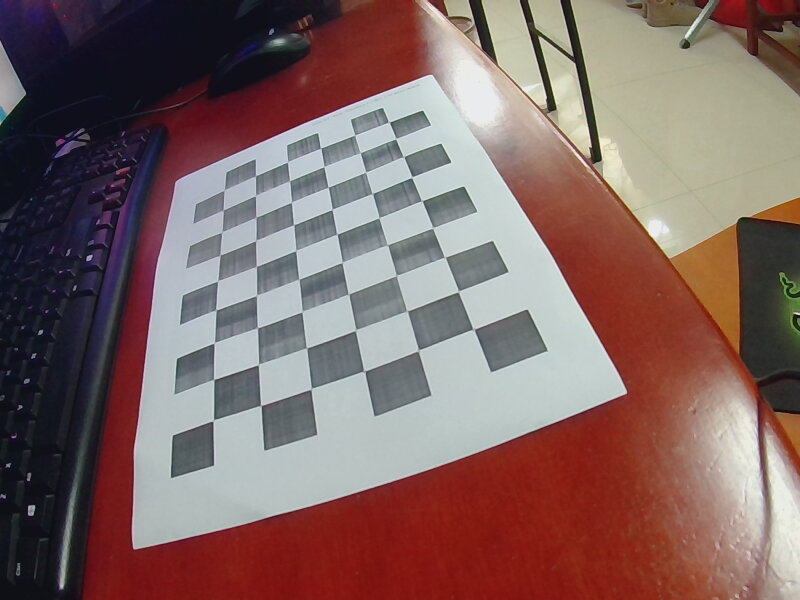
#> input picture single/calibration images/1.jpg, 800 x 600 px
$ python -i vp.py   (imports and definitions only)
#> lines starting #> are read from the running program, lines starting #| are printed output that depends on the picture
#> further down, picture is the input picture: shape (600, 800, 3); mean B, G, R 100.2, 103.1, 127.7
import cv2
import math
import numpy as np

# Threshold by which lines will be rejected wrt the horizontal
REJECT_DEGREE_TH = 4.0


def FilterLines(Lines):
    FinalLines = []

    for Line in Lines:
        [[x1, y1, x2, y2]] = Line

        # Calculating equation of the line: y = mx + c
        if x1 != x2:
            m = (y2 - y1) / (x2 - x1)
        else:
            m = 1000000
        c = y2 - m * x2
        # theta will contain values between -90 -> +90.
        theta = math.degrees(math.atan(m))

        # Rejecting lines of slope near to 0 degree or 90 degree and storing others
        if REJECT_DEGREE_TH <= abs(theta) <= (90 - REJECT_DEGREE_TH):
            l = math.sqrt((y2 - y1) ** 2 + (x2 - x1) ** 2)  # length of the line
            FinalLines.append([x1, y1, x2, y2, m, c, l])

    # Removing extra lines
    # (we might get many lines, so we are going to take only longest 15 lines
    # for further computation because more than this number of lines will only
    # contribute towards slowing down of our algo.)
    if len(FinalLines) > 15:
        FinalLines = sorted(FinalLines, key=lambda x: x[-1], reverse=True)
        FinalLines = FinalLines[:15]

    return FinalLines


def GetLines(Image):
    # Converting to grayscale
    GrayImage = cv2.cvtColor(Image, cv2.COLOR_BGR2GRAY)
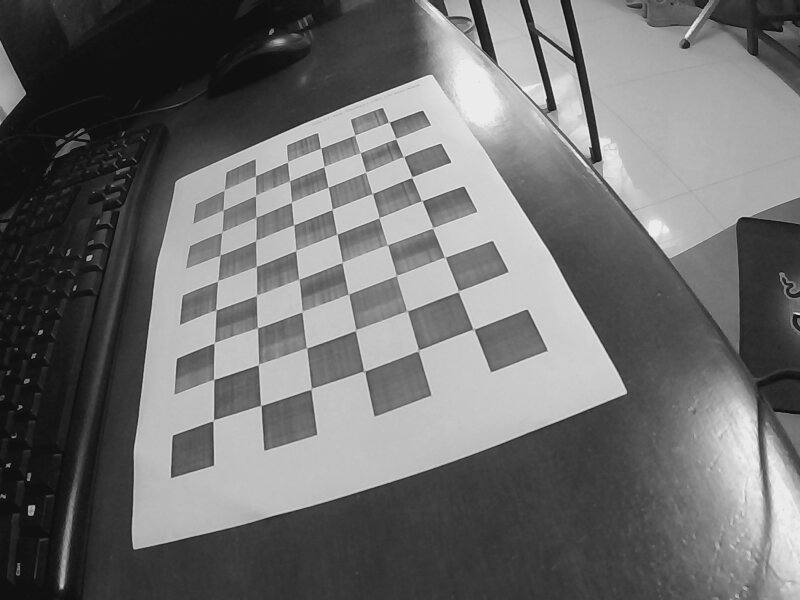
#> GrayImage: shape (600, 800); min 4, max 246, mean 110.1
    # Blurring image to reduce noise.
    BlurGrayImage = cv2.GaussianBlur(GrayImage, (5, 5), 1)
    # Generating Edge image
    EdgeImage = cv2.Canny(BlurGrayImage, 40, 255)
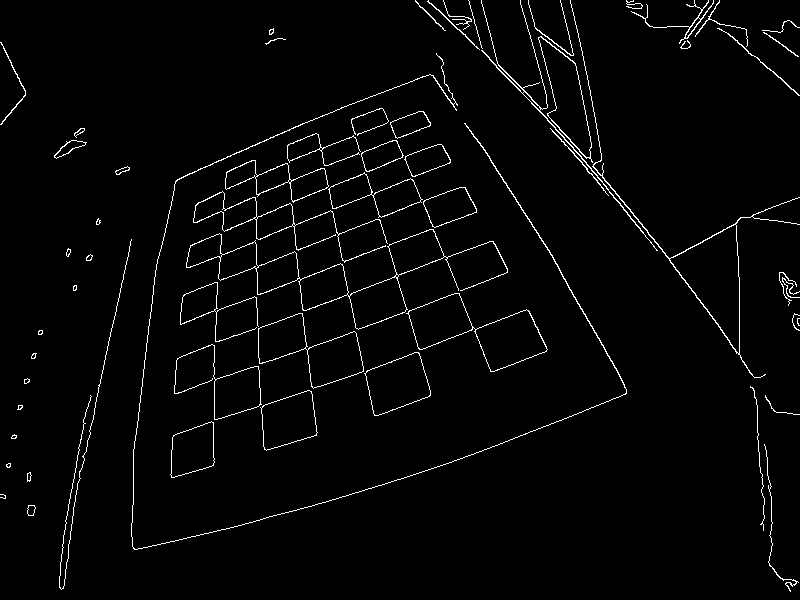
#> EdgeImage: shape (600, 800); 2.4% white in thin lines or dots

    # Finding Lines in the image
    Lines = cv2.HoughLinesP(EdgeImage, 1, np.pi / 180, 50, 10, 15)
#> Lines = 79 rows, first 6: [496, 67, 547, 118], [587, 164, 645, 235], [559, 270, 619, 374], [651, 236, 675, 267], [302, 278, 331, 267], [256, 201, 256, 216]

    # Check if lines found and exit if not.
    if Lines is None:
        print("Not enough lines found in the image for Vanishing Point detection.")

    # Filtering Lines wrt angle
    # #筛选符合特定夹角范围的线段，并在超过一定数量时仅保留最长的15条线段。
    FilteredLines = FilterLines(Lines)
#> the loop in FilterLines, `for Line in Lines:` made 79 passes
#> (x1, y1, x2, y2, m, c, theta, l) on passes 1, 2, 3, 4, 5, 7, 8, 9, 10, 11, 12, 13: (496, 67, 547, 118, 1, -429, 45, 72.12), (587, 164, 645, 235, 1.22, -554.6, 50.75, 91.68), (559, 270, 619, 374, 1.73, -698.9, 60.02, 120.1), (651, 236, 675, 267, 1.29, -604.9, 52.25, 39.2), (302, 278, 331, 267, -0.379, 392.6, -20.77, 31.02), (305, 220, 330, 210, -0.4, 342, -21.8, 26.93), (235, 226, 254, 218, -0.421, 324.9, -22.83, 20.62), (307, 350, 309, 372, 11, -3027, 84.81, 22.09), (333, 213, 337, 233, 5, -1452, 78.69, 20.4), (475, 331, 484, 355, 2.67, -935.7, 69.44, 25.63), (408, 311, 434, 301, -0.385, 467.9, -21.04, 27.86), (260, 265, 294, 251, -0.412, 372.1, -22.38, 36.77)
#> (x1, y1, x2, y2, m, c, theta) on passes 6, 18, 26, 49, 50, 51: (256, 201, 256, 216, 1000000, -255999784, 90), (214, 415, 214, 381, 1000000, -213999619, 90), (256, 244, 256, 264, 1000000, -255999736, 90), (759, 452, 760, 472, 20, -14728, 87.14), (257, 272, 257, 294, 1000000, -256999706, 90), (257, 308, 257, 325, 1000000, -256999675, 90)
#> after the loop in FilterLines, `for Line in Lines:`: FinalLines = 66 items
#> in FilterLines, `FinalLines = FinalLines[:15]`: FinalLines = 15 items
#> FilteredLines = 15 items

    return FilteredLines


def GetVanishingPoint(Lines):
    # 随机抽样一致性算法
    # We will apply RANSAC inspired algorithm for this. We will take combination
    # of 2 lines one by one, find their intersection point, and calculate the
    # total error(loss) of that point. Error of the point means root of sum of
    # squares of distance of that point from each line.
    VanishingPoint = None
    MinError = 100000000000

    for i in range(len(Lines)):
        for j in range(i + 1, len(Lines)):
            m1, c1 = Lines[i][4], Lines[i][5]
            m2, c2 = Lines[j][4], Lines[j][5]

            if m1 != m2:
                #计算两条线段的交点坐标，这是可能的消失点。
                x0 = (c1 - c2) / (m2 - m1)
                y0 = m1 * x0 + c1

                err = 0
                for k in range(len(Lines)):
                    m, c = Lines[k][4], Lines[k][5]
                    m_ = (-1 / m)
                    c_ = y0 - m_ * x0

                    x_ = (c - c_) / (m_ - m)
                    y_ = m_ * x_ + c_

                    l = math.sqrt((y_ - y0) ** 2 + (x_ - x0) ** 2)

                    err += l ** 2

                err = math.sqrt(err)

                if MinError > err:
                    MinError = err
                    VanishingPoint = [x0, y0]

    return VanishingPoint

>>> import cv2
>>> picture = cv2.imread('calibration images/1.jpg')
>>> result = GetLines(picture)
#> result = 15 items

$ run again, on single/calibration images/10.jpg
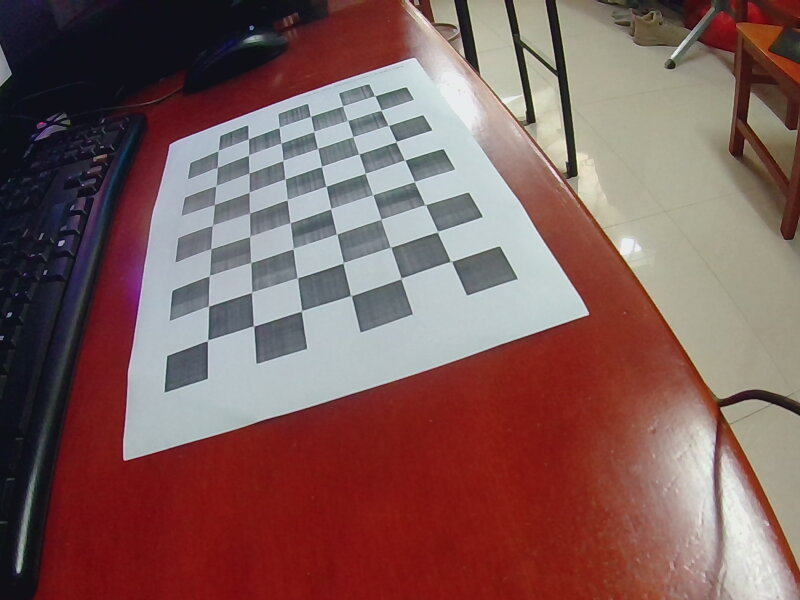
#> input picture single/calibration images/10.jpg, 800 x 600 px
#> picture is the input picture: shape (600, 800, 3); mean B, G, R 91.3, 93.6, 126.8
#> in GetLines, `GrayImage = cv2.cvtColor(Image, cv2.COLOR_BGR2GRAY)`:
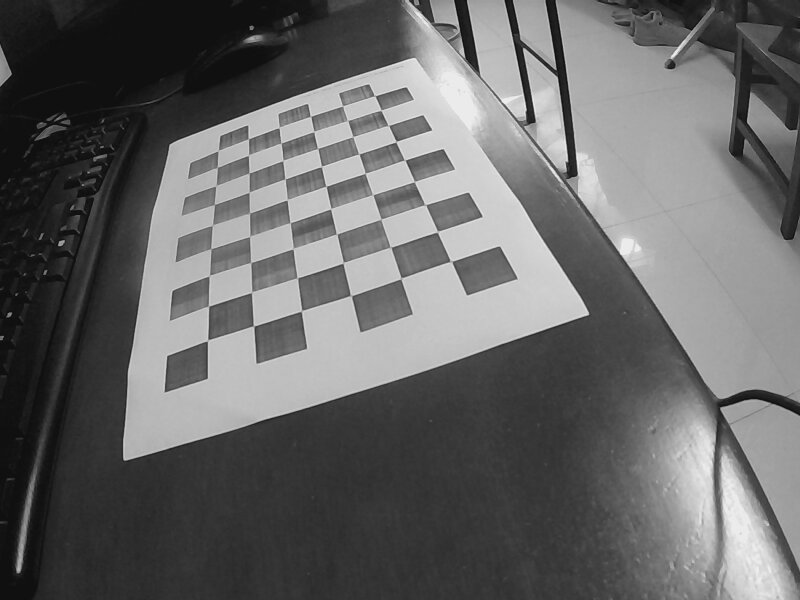
#> GrayImage: shape (600, 800); min 4, max 246, mean 103.2
#> in GetLines, `EdgeImage = cv2.Canny(BlurGrayImage, 40, 255)`:
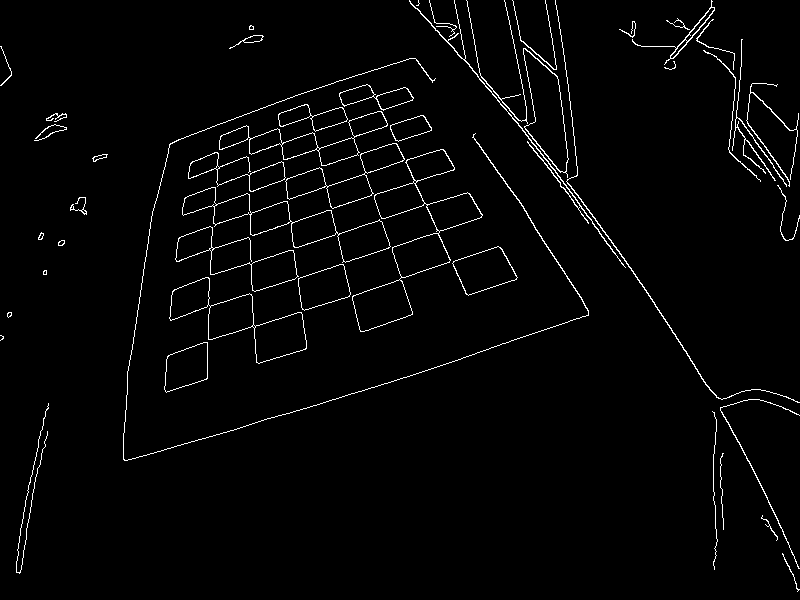
#> EdgeImage: shape (600, 800); 2.3% white in thin lines or dots
#> Lines = 81 rows, first 6: [534, 144, 547, 161], [356, 258, 385, 249], [210, 436, 225, 432], [598, 231, 616, 255], [336, 183, 364, 174], [572, 188, 637, 277]
#> the loop in FilterLines, `for Line in Lines:` made 81 passes
#> (x1, y1, x2, y2, m, c, theta, l) on passes 1 to 8: (534, 144, 547, 161, 1.31, -554.3, 52.59, 21.4), (356, 258, 385, 249, -0.31, 368.5, -17.24, 30.36), (210, 436, 225, 432, -0.267, 492, -14.93, 15.52), (598, 231, 616, 255, 1.33, -566.3, 53.13, 30), (336, 183, 364, 174, -0.321, 291, -17.82, 29.41), (572, 188, 637, 277, 1.37, -595.2, 53.86, 110.2), (514, 119, 527, 136, 1.31, -553.2, 52.59, 21.4), (738, 441, 767, 498, 1.97, -1009.6, 63.03, 63.95)
#> after the loop in FilterLines, `for Line in Lines:`: FinalLines = 69 items
#> in FilterLines, `FinalLines = FinalLines[:15]`: FinalLines = 15 items

$ run again, on single/calibration images/11.jpg
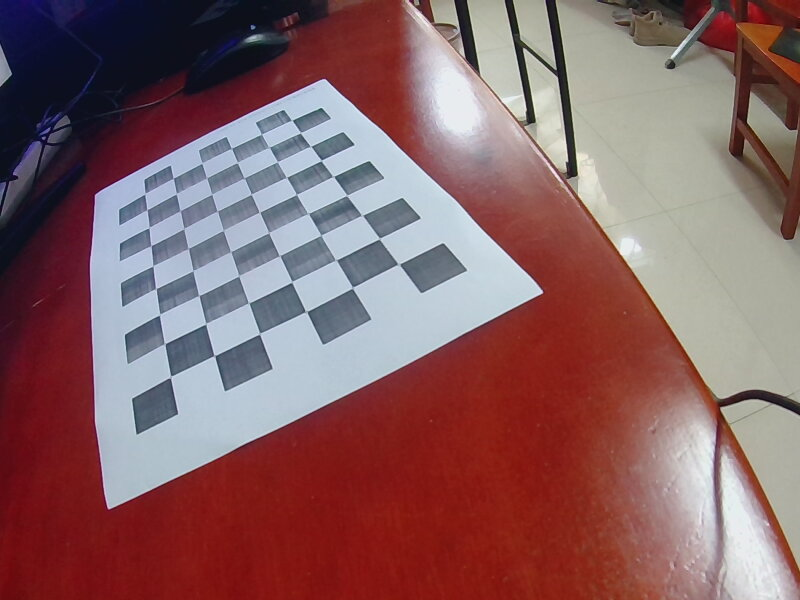
#> input picture single/calibration images/11.jpg, 800 x 600 px
#> picture is the input picture: shape (600, 800, 3); mean B, G, R 100.5, 98.2, 134.6
#> in GetLines, `GrayImage = cv2.cvtColor(Image, cv2.COLOR_BGR2GRAY)`:
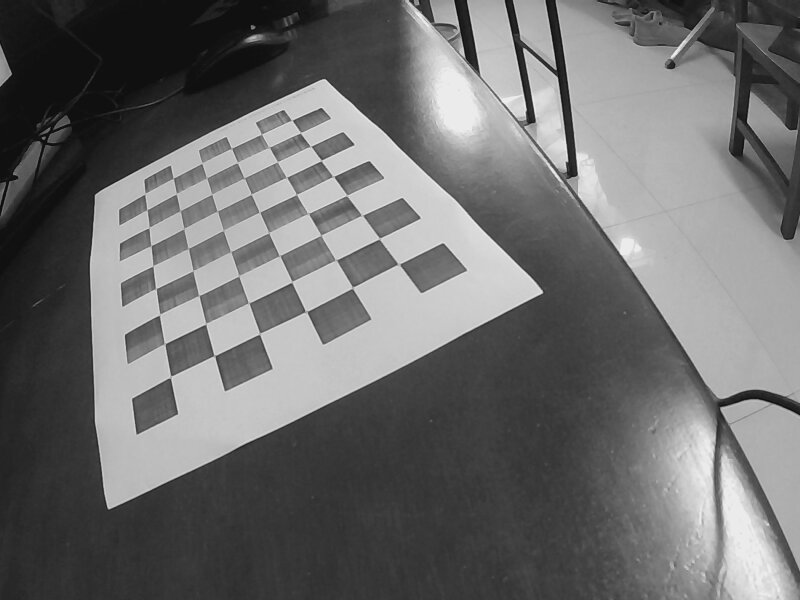
#> GrayImage: shape (600, 800); min 5, max 253, mean 109.4
#> in GetLines, `EdgeImage = cv2.Canny(BlurGrayImage, 40, 255)`:
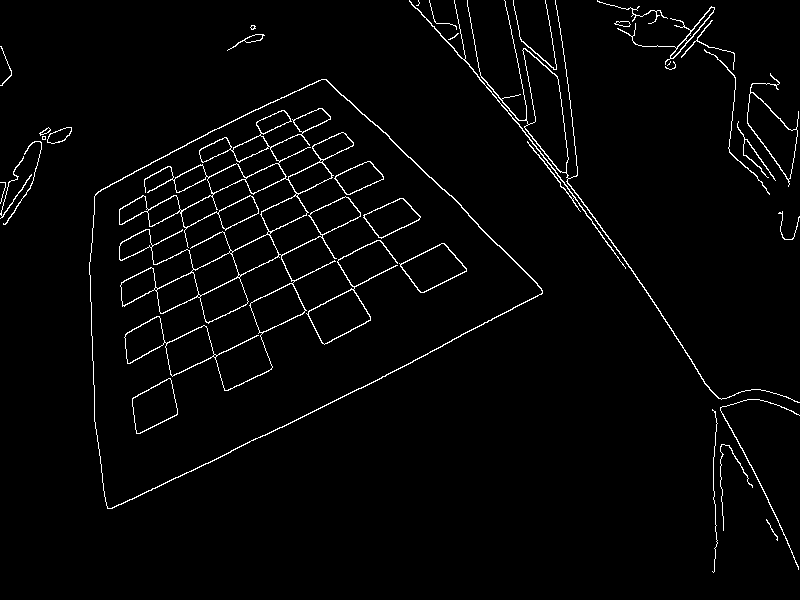
#> EdgeImage: shape (600, 800); 2.5% white in thin lines or dots
#> Lines = 121 rows, first 6: [371, 382, 412, 362], [381, 238, 397, 230], [281, 255, 320, 236], [352, 252, 377, 240], [270, 232, 288, 223], [463, 59, 499, 101]
#> the loop in FilterLines, `for Line in Lines:` made 121 passes
#> (x1, y1, x2, y2, m, c, theta, l) on passes 1 to 8: (371, 382, 412, 362, -0.488, 563, -26, 45.62), (381, 238, 397, 230, -0.5, 428.5, -26.57, 17.89), (281, 255, 320, 236, -0.487, 391.9, -25.97, 43.38), (352, 252, 377, 240, -0.48, 421, -25.64, 27.73), (270, 232, 288, 223, -0.5, 367, -26.57, 20.12), (463, 59, 499, 101, 1.17, -481.2, 49.4, 55.32), (191, 247, 219, 233, -0.5, 342.5, -26.57, 31.3), (281, 427, 320, 408, -0.487, 563.9, -25.97, 43.38)
